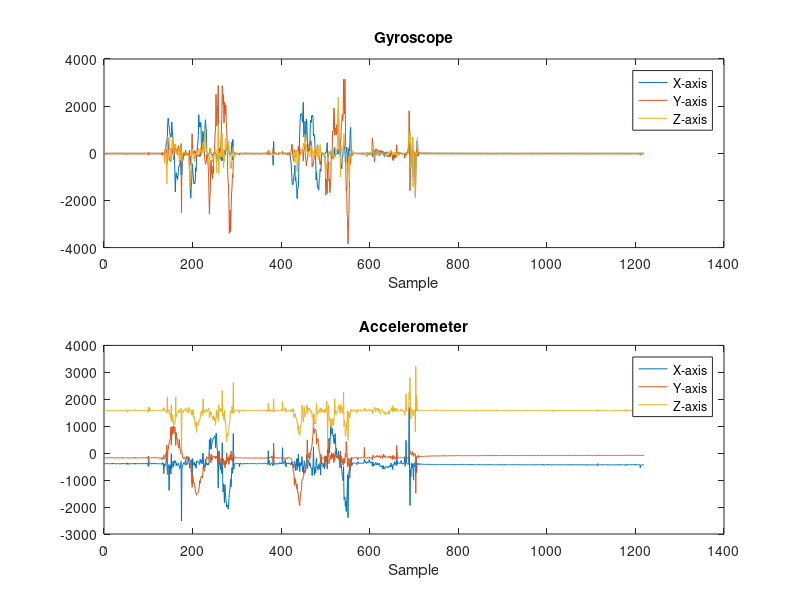

The MATLAB script that drew this image:
movement = csvread('movement.csv');
samples = movement(:,1);
accel_x = movement(:,2);
accel_y = movement(:,3);
accel_z = movement(:,4);
gyro_x = movement(:,5);
gyro_y = movement(:,6);
gyro_z = movement(:,7);

figure(1);
subplot(2,1,1);
plot(samples, gyro_x, '-');
hold on;
plot(samples, gyro_y, '-');
plot(samples, gyro_z, '-');
legend('X-axis','Y-axis','Z-axis');
title("Gyroscope");
xlabel("Sample");
hold off;

subplot(2,1,2);
plot(samples, accel_x, '-');
hold on;
plot(samples, accel_y, '-');
plot(samples, accel_z, '-');
legend('X-axis','Y-axis','Z-axis');
title("Accelerometer");
xlabel("Sample");
hold off;